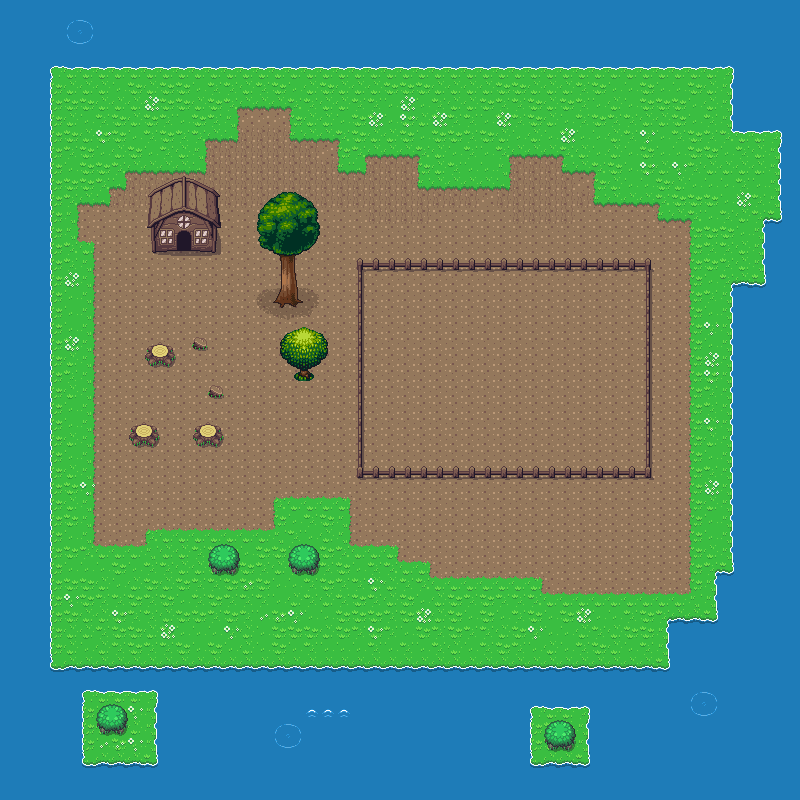

Below is a game level as drawn by its tile map, then a one-line description and the .tmx that defines it (tile-layer data replaced by summaries):
An orthogonal 50x50 tile map with 16x16 px tiles, 3 tile layers (background, building, tree), 2 tilesets.

<map version="1.10" tiledversion="1.11.0" orientation="orthogonal" renderorder="left-up" width="50" height="50" tilewidth="16" tileheight="16" infinite="0" nextlayerid="4" nextobjectid="1">
 <tileset firstgid="1" name="Overworld" tilewidth="16" tileheight="16" tilecount="1440" columns="40">
  <image source="Overworld.png" trans="00aa00" width="640" height="576" />
  <wangsets>
   <wangset name="grass" type="edge" tile="-1">
    <wangcolor name="" color="#ff0000" tile="-1" probability="1" />
    <wangcolor name="" color="#00ff00" tile="-1" probability="1" />
   </wangset>
  </wangsets>
 </tileset>
 <tileset firstgid="1441" name="trees-green" tilewidth="16" tileheight="16" tilecount="4096" columns="64">
  <image source="trees-green.png" trans="00aa00" width="1024" height="1024" />
 </tileset>
 <layer id="1" name="background" width="50" height="50">
  <data>[2500 cells, 2500 non-empty, 32 distinct tile ids]</data>
 </layer>
 <layer id="2" name="building" width="50" height="50">
  <data>[2500 cells, 183 non-empty, 49 distinct tile ids]</data>
 </layer>
 <layer id="3" name="tree" width="50" height="50">
  <data>[2500 cells, 48 non-empty, 48 distinct tile ids]</data>
 </layer>
</map>
